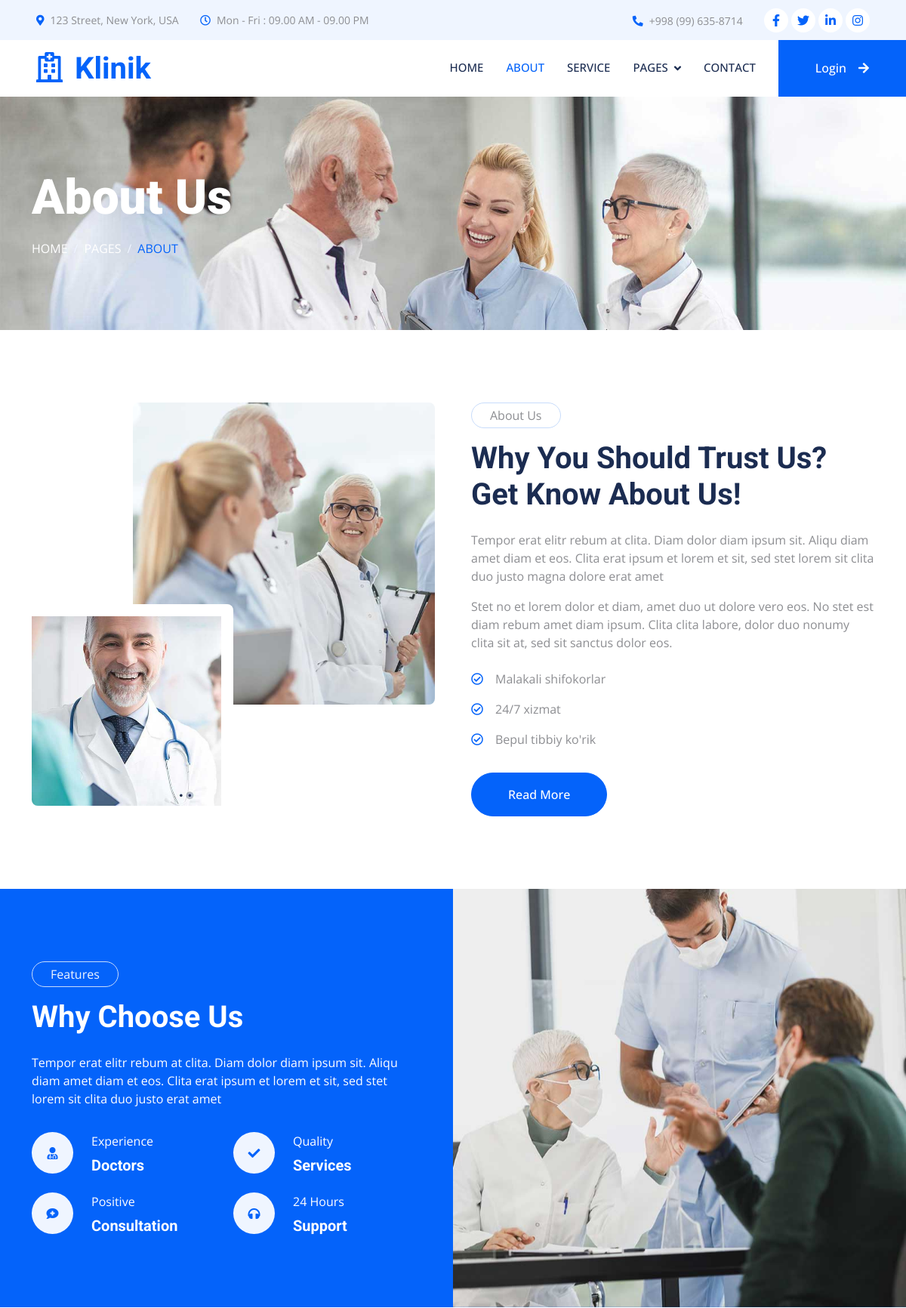
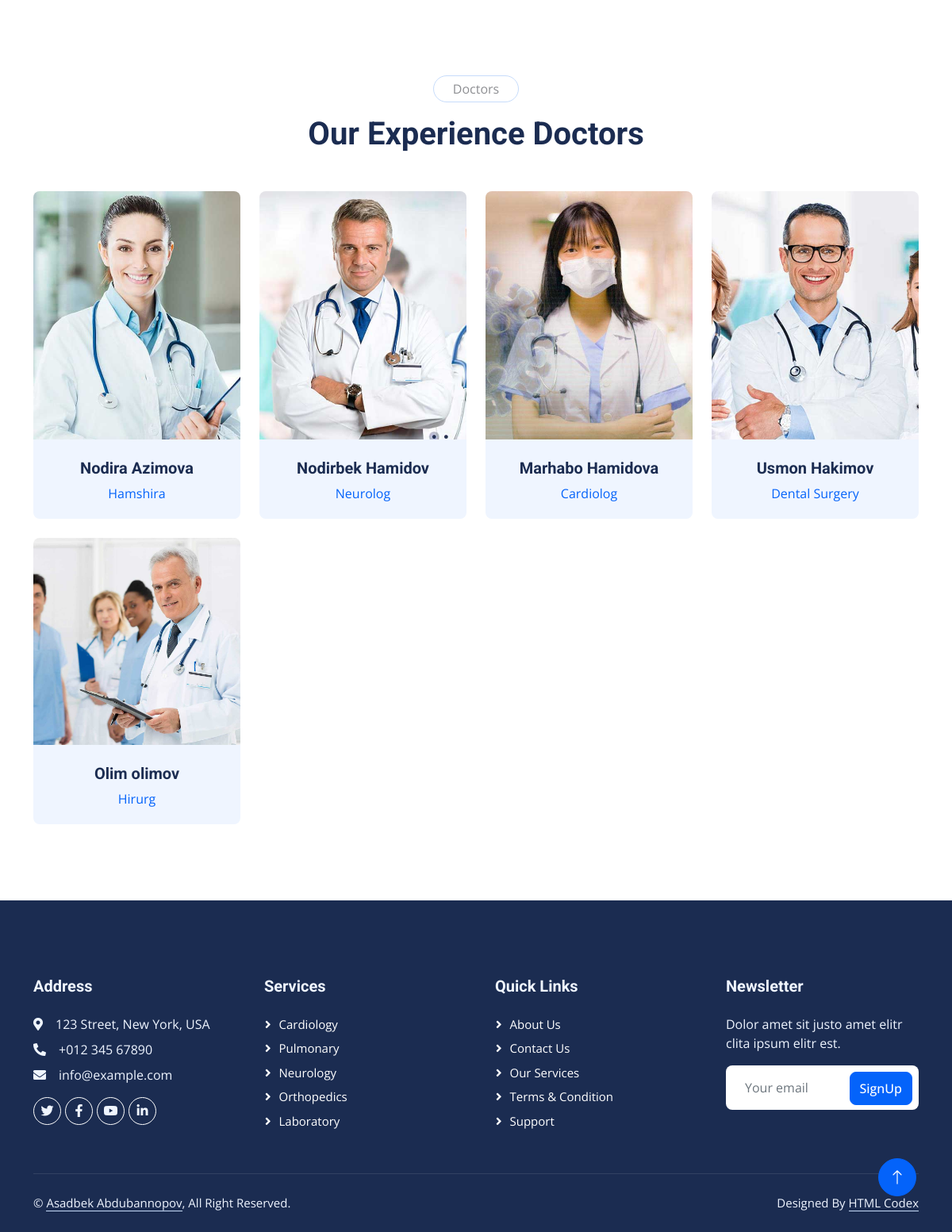
The page /about/ on the database its author committed (2 pictures, top to bottom).
### home/models.py (models this page shows, shortened)
class About_Us(models.Model):
    text = models.TextField()

class Features(models.Model):
    icon = models.CharField(max_length=45)
    title = models.CharField(max_length=120)
    name = models.CharField(max_length=120)

class Doctors(models.Model):
    image = models.ImageField(upload_to='doctors/images/')
    full_name = models.CharField(max_length=140)
    staff_name = models.CharField(max_length=140)
    facebook = models.URLField(blank=True, null=True)
    twitter = models.URLField(blank=True, null=True)
    instagram = models.URLField(blank=True, null=True)

### home/views.py (the view)
# urls.py: path("about/", about, name='about'),
def about(reqeust):  # About page
    data = {
        "Statics": Statics.objects.all(),
        "albums": Album_home.objects.all(),
        "about_us": About_Us.objects.all(),
        "services": Services.objects.all(),
        "features": Features.objects.all(),
        'teams': Doctors.objects.all(),
        "testimonials": Testimonial.objects.all()
    }
    return render(reqeust, "about.html", data)

### Templates/about.html (shortened to what this page needs)
<!DOCTYPE html>
{% load static %}
<html lang="en">
<head>
    <link href="https://cdnjs.cloudflare.com/ajax/libs/font-awesome/5.10.0/css/all.min.css" rel="stylesheet">
    <link href="https://cdn.jsdelivr.net/npm/bootstrap-icons@1.4.1/font/bootstrap-icons.css" rel="stylesheet">
    <link href="{% static 'lib/animate/animate.min.css' %}" rel="stylesheet">
    <link href="{% static 'lib/owlcarousel/assets/owl.carousel.min.css' %}" rel="stylesheet">
    <link href="{% static 'lib/tempusdominus/css/tempusdominus-bootstrap-4.min.css' %}" rel="stylesheet" />
    <link href="{% static 'css/bootstrap.min.css' %}" rel="stylesheet">
    <link href="{% static 'css/style.css' %}" rel="stylesheet">
</head>
<body>
    <div class="container-fluid bg-light p-0 wow fadeIn" data-wow-delay="0.1s">
        <div class="row gx-0 d-none d-lg-flex">
            <div class="col-lg-7 px-5 text-start">
                <div class="h-100 d-inline-flex align-items-center py-3 me-4">
                    <small class="fa fa-map-marker-alt text-primary me-2"></small>
                    <small>123 Street, New York, USA</small>
                </div>
                <div class="h-100 d-inline-flex align-items-center py-3">
                    <small class="far fa-clock text-primary me-2"></small>
                    <small>Mon - Fri : 09.00 AM - 09.00 PM</small>
                </div>
            </div>
            <div class="col-lg-5 px-5 text-end">
                <div class="h-100 d-inline-flex align-items-center py-3 me-4">
                    <small class="fa fa-phone-alt text-primary me-2"></small>
                    <small>+998 (99) 635-8714</small>
                </div>
                <div class="h-100 d-inline-flex align-items-center">
                    <a class="btn btn-sm-square rounded-circle bg-white text-primary me-1" href="https://www.facebook.com/asadbekabdubannopov1"><i class="fab fa-facebook-f"></i></a>
                    <a class="btn btn-sm-square rounded-circle bg-white text-primary me-1" href="https://twitter.com/ituzbot"><i class="fab fa-twitter"></i></a>
                    <a class="btn btn-sm-square rounded-circle bg-white text-primary me-1" href="https://www.linkedin.com/in/asadbek-abdubannopov-86081927b/"><i class="fab fa-linkedin-in"></i></a>
                    <a class="btn btn-sm-square rounded-circle bg-white text-primary me-0" href="https://www.instagram.com/__asadbek_7/"><i class="fab fa-instagram"></i></a>
                </div>
            </div>
        </div>
    </div>
    <nav class="navbar navbar-expand-lg bg-white navbar-light sticky-top p-0 wow fadeIn" data-wow-delay="0.1s">
        <a href="index.html" class="navbar-brand d-flex align-items-center px-4 px-lg-5">
            <h1 class="m-0 text-primary"><i class="far fa-hospital me-3"></i>Klinik</h1>
        </a>
        <div class="collapse navbar-collapse" id="navbarCollapse">
            <div class="navbar-nav ms-auto p-4 p-lg-0">
                <a href="{% url 'home' %}" class="nav-item nav-link">Home</a>
                <a href="{% url 'about' %}" class="nav-item nav-link active">About</a>
                <a href="{% url 'service' %}" class="nav-item nav-link">Service</a>
                <div class="nav-item dropdown">
                    <a href="#" class="nav-link dropdown-toggle" data-bs-toggle="dropdown">Pages</a>
                </div>
                <a href="{% url 'contact' %}" class="nav-item nav-link">Contact</a>
            </div>
            {% if user.is_authenticated%}
            <a href="{% url 'logout' %}" class="btn btn-primary rounded-0 py-4 px-lg-5 d-none d-lg-block">Logout<i class="fa fa-arrow-right ms-3"></i></a>
            {% else %}
            <a href="{% url 'login' %}" class="btn btn-primary rounded-0 py-4 px-lg-5 d-none d-lg-block">Login<i class="fa fa-arrow-right ms-3"></i></a>
            {% endif %}
        </div>
    </nav>
    <div class="container-fluid page-header py-5 mb-5 wow fadeIn" data-wow-delay="0.1s">
        <div class="container py-5">
            <h1 class="display-3 text-white mb-3 animated slideInDown">About Us</h1>
            <nav aria-label="breadcrumb animated slideInDown">
                <ol class="breadcrumb text-uppercase mb-0">
                    <li class="breadcrumb-item"><a class="text-white" href="{% url 'home' %}">Home</a></li>
                    <li class="breadcrumb-item"><a class="text-white" href="#">Pages</a></li>
                    <li class="breadcrumb-item text-primary active" aria-current="page">About</li>
                </ol>
            </nav>
        </div>
    </div>
    <div class="container-xxl py-5">
        <div class="container">
            <div class="row g-5">
                <div class="col-lg-6 wow fadeIn" data-wow-delay="0.1s">
                    <div class="d-flex flex-column">
                        <img class="img-fluid rounded w-75 align-self-end" src="{% static 'img/about-1.jpg' %}" alt="">
                        <img class="img-fluid rounded w-50 bg-white pt-3 pe-3" src="{% static 'img/about-2.jpg' %}" alt="" style="margin-top: -25%;">
                    </div>
                </div>
                <div class="col-lg-6 wow fadeIn" data-wow-delay="0.5s">
                    <p class="d-inline-block border rounded-pill py-1 px-4">About Us</p>
                    <h1 class="mb-4">Why You Should Trust Us? Get Know About Us!</h1>
                    <p>Tempor erat elitr rebum at clita. Diam dolor diam ipsum sit. Aliqu diam amet diam et eos. Clita erat ipsum et lorem et sit, sed stet lorem sit clita duo justo magna dolore erat amet</p>
                    <p class="mb-4">Stet no et lorem dolor et diam, amet duo ut dolore vero eos. No stet est diam rebum amet diam ipsum. Clita clita labore, dolor duo nonumy clita sit at, sed sit sanctus dolor eos.</p>
                    {% for about in about_us %}
                    <p><i class="far fa-check-circle text-primary me-3"></i>{{about.text}}</p>
                    {% endfor %}
                    <a class="btn btn-primary rounded-pill py-3 px-5 mt-3" href="">Read More</a>
                </div>
            </div>
        </div>
    </div>
    <div class="container-fluid bg-primary overflow-hidden my-5 px-lg-0">
        <div class="container feature px-lg-0">
            <div class="row g-0 mx-lg-0">
                <div class="col-lg-6 feature-text py-5 wow fadeIn" data-wow-delay="0.1s">
                    <div class="p-lg-5 ps-lg-0">
                        <p class="d-inline-block border rounded-pill text-light py-1 px-4">Features</p>
                        <h1 class="text-white mb-4">Why Choose Us</h1>
                        <p class="text-white mb-4 pb-2">Tempor erat elitr rebum at clita. Diam dolor diam ipsum sit. Aliqu diam amet diam et eos. Clita erat ipsum et lorem et sit, sed stet lorem sit clita duo justo erat amet</p>
                        <div class="row g-4">
                            {% for feature in features %}
                            <div class="col-6">
                                <div class="d-flex align-items-center">
                                    <div class="d-flex flex-shrink-0 align-items-center justify-content-center rounded-circle bg-light" style="width: 55px; height: 55px;">
                                        <i class="fa {{feature.icon}} text-primary"></i>
                                    </div>
                                    <div class="ms-4">
                                        <p class="text-white mb-2">{{feature.title}}</p>
                                        <h5 class="text-white mb-0">{{feature.name}}</h5>
                                    </div>
                                </div>
                            </div>
                            {% endfor %}
                        </div>
                    </div>
                </div>
                <div class="col-lg-6 pe-lg-0 wow fadeIn" data-wow-delay="0.5s" style="min-height: 400px;">
                    <div class="position-relative h-100">
                        <img class="position-absolute img-fluid w-100 h-100" src="{% static 'img/feature.jpg' %}" style="object-fit: cover;" alt="">
                    </div>
                </div>
            </div>
        </div>
    </div>
    <div class="container-xxl py-5">
        <div class="container">
            <div class="text-center mx-auto mb-5 wow fadeInUp" data-wow-delay="0.1s" style="max-width: 600px;">
                <p class="d-inline-block border rounded-pill py-1 px-4">Doctors</p>
                <h1>Our Experience Doctors</h1>
            </div>
            <div class="row g-4">
                {% for team in teams%}
                <div class="col-lg-3 col-md-6 wow fadeInUp" data-wow-delay="0.1s">
                    <div class="team-item position-relative rounded overflow-hidden">
                        <div class="overflow-hidden">
                            <img class="img-fluid" src="{{team.image.url}}" alt="">
                        </div>
                        <div class="team-text bg-light text-center p-4">
                            <h5>{{team.full_name}}</h5>
                            <p class="text-primary">{{team.staff_name}}</p>
                        </div>
                    </div>
                </div>
                {% endfor %}
            </div>
        </div>
    </div>
    <div class="container-fluid bg-dark text-light footer mt-5 pt-5 wow fadeIn" data-wow-delay="0.1s">
        <div class="container py-5">
            <div class="row g-5">
                <div class="col-lg-3 col-md-6">
                    <h5 class="text-light mb-4">Address</h5>
                    <p class="mb-2"><i class="fa fa-map-marker-alt me-3"></i>123 Street, New York, USA</p>
                    <p class="mb-2"><i class="fa fa-phone-alt me-3"></i>+012 345 67890</p>
                    <p class="mb-2"><i class="fa fa-envelope me-3"></i>info@example.com</p>
                    <div class="d-flex pt-2">
                        <a class="btn btn-outline-light btn-social rounded-circle" href="https://twitter.com/ituzbot"><i class="fab fa-twitter"></i></a>
                        <a class="btn btn-outline-light btn-social rounded-circle" href="https://www.facebook.com/asadbekabdubannopov1"><i class="fab fa-facebook-f"></i></a>
                        <a class="btn btn-outline-light btn-social rounded-circle" href="https://www.youtube.com/@PUBGEmuGamer/"><i class="fab fa-youtube"></i></a>
                        <a class="btn btn-outline-light btn-social rounded-circle" href="https://www.linkedin.com/in/asadbek-abdubannopov-86081927b/"><i class="fab fa-linkedin-in"></i></a>
                    </div>
                </div>
                <div class="col-lg-3 col-md-6">
                    <h5 class="text-light mb-4">Services</h5>
                    <a class="btn btn-link" href="">Cardiology</a>
                    <a class="btn btn-link" href="">Pulmonary</a>
                    <a class="btn btn-link" href="">Neurology</a>
                    <a class="btn btn-link" href="">Orthopedics</a>
                    <a class="btn btn-link" href="">Laboratory</a>
                </div>
                <div class="col-lg-3 col-md-6">
                    <h5 class="text-light mb-4">Quick Links</h5>
                    <a class="btn btn-link" href="{% url 'about' %}">About Us</a>
                    <a class="btn btn-link" href="{% url 'contact' %}">Contact Us</a>
                    <a class="btn btn-link" href="{% url 'service' %}">Our Services</a>
                    <a class="btn btn-link" href="{% url 'feature' %}">Terms & Condition</a>
                    <a class="btn btn-link" href="{% url 'team' %}">Support</a>
                </div>
                {% if user.is_authenticated %}
                <div>
                    Welcome {{user.username}} !
                </div>
                {% else %}
                <div class="col-lg-3 col-md-6">
                    <h5 class="text-light mb-4">Newsletter</h5>
                    <p>Dolor amet sit justo amet elitr clita ipsum elitr est.</p>
                    <div class="position-relative mx-auto" style="max-width: 400px;">
                        <input class="form-control border-0 w-100 py-3 ps-4 pe-5" type="text" placeholder="Your email">
                        <button type="button" class="btn btn-primary py-2 position-absolute top-0 end-0 mt-2 me-2">SignUp</button>
                    </div>
                </div>
                {% endif %}
            </div>
        </div>
        <div class="container">
            <div class="copyright">
                <div class="row">
                    <div class="col-md-6 text-center text-md-start mb-3 mb-md-0">
                        &copy; <a class="border-bottom" href="#">Asadbek Abdubannopov</a>, All Right Reserved.
                    </div>
                    <div class="col-md-6 text-center text-md-end">
                        Designed By <a class="border-bottom" href="https://htmlcodex.com">HTML Codex</a>
                    </div>
                </div>
            </div>
        </div>
    </div>
    <a href="#" class="btn btn-lg btn-primary btn-lg-square rounded-circle back-to-top"><i class="bi bi-arrow-up"></i></a>
</body>
</html>

### static/css/style.css (style rules this page uses)
:root { --primary: #0463FA; --light: #EFF5FF; --dark: #1B2C51; }
.back-to-top { position: fixed; display: none; right: 45px; bottom: 45px; z-index: 99; }
.btn { font-weight: 500; transition: .5s; }
.btn.btn-primary, .btn.btn-secondary { color: #FFFFFF; }
.btn-sm-square { width: 32px; height: 32px; }
.btn-lg-square { width: 48px; height: 48px; }
.btn-square, .btn-sm-square, .btn-lg-square { padding: 0; display: flex; align-items: center; justify-content: center; font-weight: normal; }
.navbar .dropdown-toggle::after { border: none; content: "\f107"; font-family: "Font Awesome 5 Free"; font-weight: 900; vertical-align: middle; margin-left: 8px; }
.navbar .navbar-nav .nav-link { margin-right: 30px; padding: 25px 0; color: #FFFFFF; font-size: 15px; font-weight: 500; text-transform: uppercase; outline: none; }
.navbar .navbar-nav .nav-link:hover, .navbar .navbar-nav .nav-link.active { color: var(--primary); }
.navbar .navbar-brand, .navbar a.btn { height: 75px; }
.navbar .navbar-nav .nav-link { color: var(--dark); font-weight: 500; }
.navbar.sticky-top { top: -100px; transition: .5s; }
.page-header { background: url(../img/header-page.jpg) top center no-repeat; background-size: cover; text-shadow: 0 0 30px rgba(0, 0, 0, .1); }
.breadcrumb-item + .breadcrumb-item::before { color: var(--light); }
@media (min-width: 992px) { .container.feature { max-width: 100% !important; } }
@media (min-width: 992px) { .feature-text { padding-left: calc(((100% - 960px) / 2) + .75rem); } }
@media (min-width: 1200px) { .feature-text { padding-left: calc(((100% - 1140px) / 2) + .75rem); } }
.team-item img { position: relative; top: 0; transition: .5s; }
.team-item .team-text { position: relative; height: 100px; transition: .5s; }
.footer .btn.btn-social { margin-right: 5px; width: 35px; height: 35px; display: flex; align-items: center; justify-content: center; color: var(--light); border: 1px solid #FFFFFF; transition: .3s; }
.footer .btn.btn-link { display: block; margin-bottom: 5px; padding: 0; text-align: left; color: #FFFFFF; font-size: 15px; font-weight: normal; text-transform: capitalize; transition: .3s; }
.footer .btn.btn-link::before { position: relative; content: "\f105"; font-family: "Font Awesome 5 Free"; font-weight: 900; margin-right: 10px; }
.footer .copyright { padding: 25px 0; font-size: 15px; border-top: 1px solid rgba(256, 256, 256, .1); }
.footer .copyright a { color: var(--light); }

### rows shown on the page
About_Us: text "Malakali shifokorlar"
About_Us: text "24/7 xizmat"
About_Us: text "Bepul tibbiy ko'rik"
Features: title "Experience", name "Doctors"
Features: title "Quality", name "Services"
Features: title "Positive", name "Consultation"
Features: title "24 Hours", name "Support"
Doctors: image (picture), full_name "Nodira Azimova", staff_name "Hamshira"
Doctors: image (picture), full_name "Nodirbek Hamidov", staff_name "Neurolog"
Doctors: image (picture), full_name "Marhabo Hamidova", staff_name "Cardiolog"
Doctors: image (picture), full_name "Usmon Hakimov", staff_name "Dental Surgery"
Doctors: image (picture), full_name "Olim olimov", staff_name "Hirurg"
